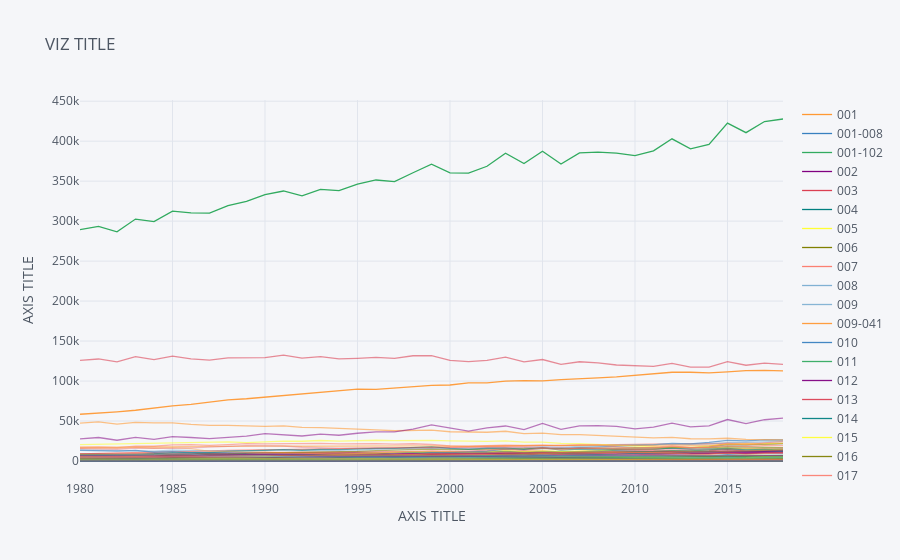

Notebook code for this chart:
### Code cell
dataset.iplot(kind='line',
                   x='Periodo',
                   xTitle='AXIS TITLE',
                   yTitle='AXIS TITLE',
                   title='VIZ TITLE')
